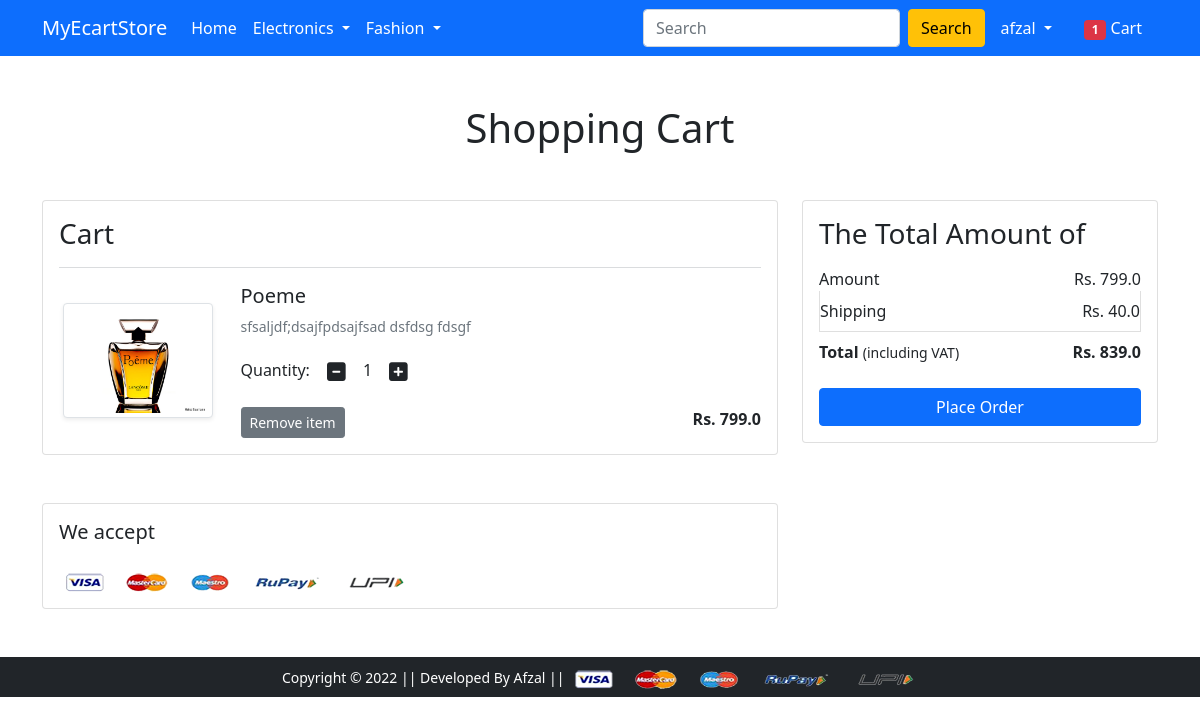
The app's page /cart/ (signed in) with its own data.
### app/models.py (models this page shows, shortened)
class Cart(models.Model):
    user = models.ForeignKey(User, on_delete=models.CASCADE)
    product = models.ForeignKey(Product, on_delete=models.CASCADE)
    quantity = models.PositiveIntegerField(default=1)

class Product(models.Model):
    title = models.CharField(max_length=100)
    selling_price = models.FloatField()
    discounted_price = models.FloatField()
    description = models.TextField()
    brand = models.CharField(max_length=100)
    category = models.CharField(choices=CATEGORY_CHOICES, max_length=50)
    product_img = models.ImageField(upload_to='product_image')

### app/views.py (the view)
# urls.py: path('cart/', views.show_cart, name='showcart'),
@login_required
def show_cart(request):
    if request.user.is_authenticated:
        user = request.user
        cart_item = Cart.objects.filter(user=user)
        cartitem = list(cart_item)
        initial_amount = 0.0
        shipping_charge = 40.0
        total_amount = 0.0
        amount = 0.0
        totalitem = 0
        if cartitem:
            for itm in cartitem:
                initial_amount = itm.quantity * itm.product.discounted_price
                amount += initial_amount
            total_amount = amount + shipping_charge
            totalitem = len(Cart.objects.filter(user=request.user))
            dict = {'cartitems':cart_item, 'shippingcharge':shipping_charge, 'amount':amount, 'total_amount':total_amount, 'totalitem':totalitem}
            return render(request, 'app/addtocart.html', dict)
        totalitem = len(Cart.objects.filter(user=request.user))
        return render(request, 'app/emptycart.html', {'totalitem':totalitem})

### app/templates/app/addtocart.html (shortened to what this page needs)
{% extends 'app/base.html' %}
{% load static %}
{% block main-content %}
<div class="container my-5">
 <div class="row">
  <h1 class="text-center mb-5">Shopping Cart</h1>
  <div class="col-sm-8">
  <div class="card">
   <div class="card-body">
    <h3>Cart</h3>
    {% for item in cartitems %}
    <hr class="text-muted">
    <div class="row">
     <div class="col-sm-3 text-center align-self-center"><img src="{{item.product.product_img.url}}" alt="" srcset="" class="img-fluid img-thumbnail shadow-sm" height="150" width="150"> </div>
     <div class="col-sm-9">
      <div>
       <h5>{{item.product.title}}</h5>
       <p class="mb-2 text-muted small">{{item.product.description}}</p>
       <div class="my-3">
        <label for="quantity">Quantity:</label>
        <a class="minus-cart btn" pid="{{item.product.id}}"><i class="fas fa-minus-square fa-lg"></i></a>
          <span id="quantity">{{item.quantity}}</span>
        <a class="plus-cart btn" pid="{{item.product.id}}"><i class="fas fa-plus-square fa-lg"></i></a>
       </div>
       <div class="d-flex justify-content-between">
        <a href="#" class="btn btn-sm btn-secondary mr-3 remove-item" pid='{{item.product.id}}'  >Remove item </a>
        <p class="mb-0"><span><strong>Rs. {{item.product.discounted_price}}</strong></span></p>
       </div>
      </div>
     </div>
    </div>
    {% endfor %}
   </div>
   </div>
  </div>
  <div class="col-sm-4">
   <div class="card">
    <div class="card-body">
      <h3>The Total Amount of</h3>
      <ul class="list-group">
       <li class="list-group-item d-flex justify-content-between align-items-center border-0 px-0 pb-0">Amount<span>Rs. <span id="amount">{{amount}}</span></span></li>
       <li class="list-group-item d-flex justify-content-between align-items-center px-0">Shipping<span>Rs. {{shippingcharge}}</span></li>
       <li class="list-group-item d-flex justify-content-between align-items-center border-0 px-0 mb-3">
        <div>
           <strong>Total</strong> <small>(including VAT)</small>
         </div>
         <span><strong>Rs. <strong id="totalamount">{{total_amount}}</strong></strong></span>
       </li>
      </ul>
      <div class="d-grid"><a href="{% url 'checkout' %}" class="btn btn-primary">Place Order</a></div>
    </div>
   </div>
  </div>
 </div>
</div>
<div class="container">
 <div class="row">
  <div class="col-sm-8">
   <div class="card">
    <div class="card-body">
      <h5 class="mb-4">We accept</h5>
      <img src="{% static 'app/images/payment.png' %}" alt="" class="img-fluid">
    </div>
  </div>
  </div>
 </div>
</div>
{% endblock main-content %}

### app/templates/app/base.html (shortened to what this page needs)
<!doctype html>
{% load static %}
<html lang="en">
  <head>
    <link href="https://cdn.jsdelivr.net/npm/bootstrap@5.0.0-beta1/dist/css/bootstrap.min.css" rel="stylesheet">
    <link rel="stylesheet" href="{% static 'app/css/owl.carousel.min.css' %}">
    <link rel="stylesheet" href="{% static 'app/css/all.min.css' %}">
    <link rel="stylesheet" href="{% static 'app/css/style.css' %}">
  </head>
  <body>
    <nav class="navbar navbar-expand-lg navbar-dark bg-primary">
     <div class="container">
       <a class="navbar-brand" href="/">MyEcartStore</a>
       <div class="collapse navbar-collapse" id="navbarSupportedContent">
         <ul class="navbar-nav me-auto mb-2 mb-lg-0">
           <li class="nav-item">
             <a class="nav-link active" aria-current="page" href="/">Home</a>
           </li>
           <li class="nav-item dropdown">
             <a class="nav-link dropdown-toggle text-white" href="#" id="electronicsDropdown" role="button" data-bs-toggle="dropdown" aria-expanded="false">
               Electronics
             </a>
           </li>
           <li class="nav-item dropdown">
             <a class="nav-link dropdown-toggle text-white" href="#" id="fashionDropdown" role="button" data-bs-toggle="dropdown" aria-expanded="false">
               Fashion
             </a>
           </li>
         </ul>
         <form action="/search/" class="d-flex" method="POST">
           <input class="form-control me-2" type="search" name="formdata" placeholder="Search" aria-label="Search">
           <button class="btn btn-warning" type="submit">Search</button>
         </form>
         <div>
          <ul class="navbar-nav me-auto mb-2 mb-lg-0">
            {% if request.user.is_authenticated %}
           <li class="nav-item dropdown mx-2">
              <a class="nav-link dropdown-toggle text-white" href="#" id="profileDropdown" role="button" data-bs-toggle="dropdown" aria-expanded="false">
                {{user.username}}
              </a>
            </li>
            <li class="nav-item mx-2">
             <a href="{% url 'showcart' %}" class="nav-link text-white"><span class="badge bg-danger">{{totalitem}}</span> Cart </a>
            </li>
            {% endif %}
          </ul>
         </div>
       </div>
     </div>
    </nav>
    {% block main-content %} {% endblock main-content %}
    <footer class="container-fluid bg-dark text-center p-2 mt-5">
        <small class="text-white">Copyright &copy; 2022 || Developed By Afzal || </small>
        <img src="{% static 'app/images/payment.png' %}" alt="" srcset="" class="img-fluid" height="2px">
    </footer>
  </body>
</html>

### records on screen
Cart: product.product_img (picture), product "Poeme", product.description "sfsaljdf;dsajfpdsajfsad dsfdsg fdsgf", quantity "1", product.discounted_price "799.0"

### other values on screen
{{ user.username }} "afzal"
{{ totalitem }} "1"
{{ amount }} "799.0"
{{ shippingcharge }} "40.0"
{{ total_amount }} "839.0"
